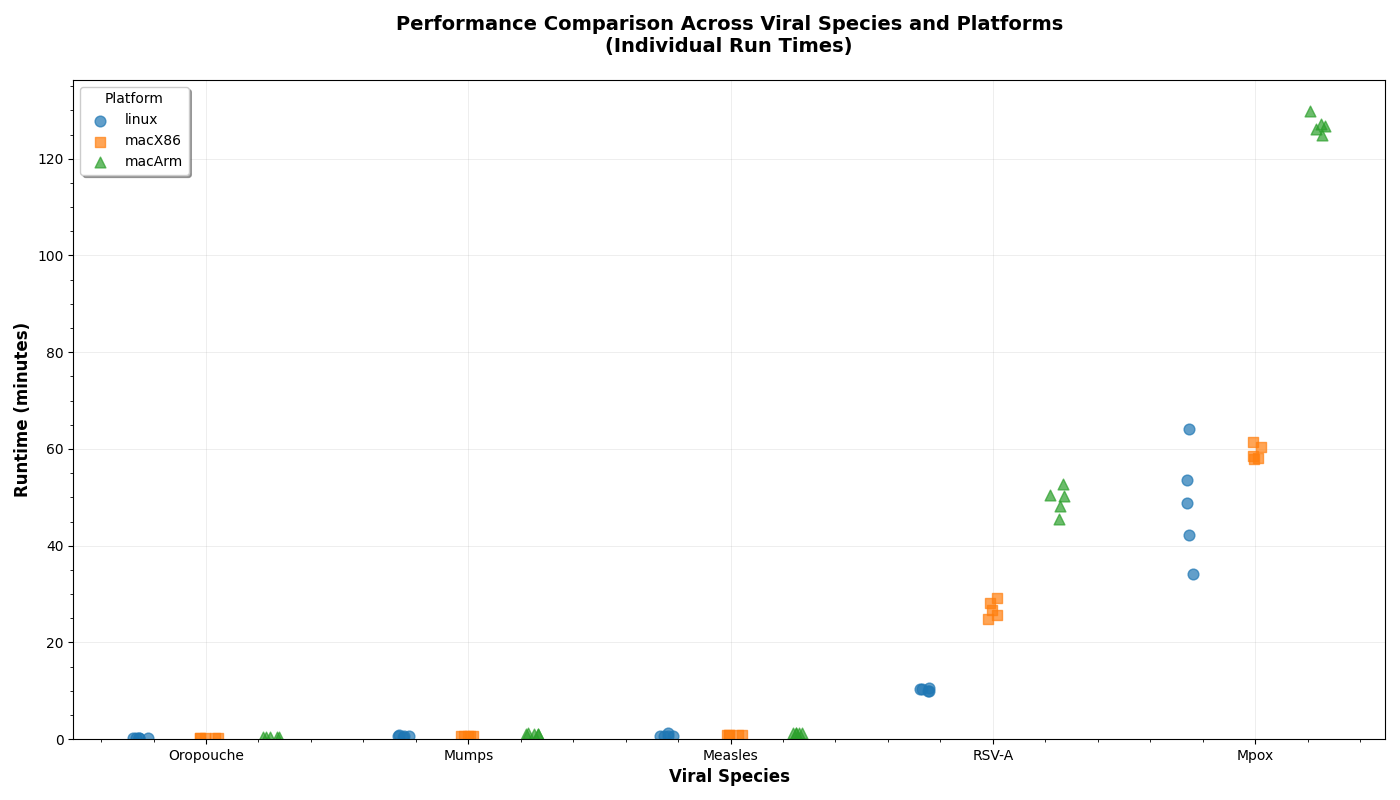

The script that saved this image:
import matplotlib.pyplot as plt
import pandas as pd
import numpy as np
from io import StringIO
import re


def time_to_minutes(time_str):
    """Convert time string like '1m23.456s' to minutes as float"""
    # Remove 's' at the end and split by 'm'
    time_str = time_str.rstrip('s')
    if 'm' in time_str:
        parts = time_str.split('m')
        minutes = float(parts[0])
        seconds = float(parts[1]) if parts[1] else 0
    else:
        # Just seconds
        minutes = 0
        seconds = float(time_str)
    return minutes + seconds / 60.0

# Read the data
df = pd.read_csv("run_time.tsv", sep='\t')

# Convert time columns to minutes
virus_columns = df.columns[2:].array.tolist()
for col in virus_columns:
    df[col + '_minutes'] = df[col].apply(time_to_minutes)

# Reshape data for plotting
plot_data = []
for _, row in df.iterrows():
    for virus in virus_columns:
        plot_data.append({
            'platform': row['platform'],
            'virus': virus,
            'run': row['i'],
            'time_minutes': row[virus + '_minutes']
        })

plot_df = pd.DataFrame(plot_data)

# Create the plot
fig, ax = plt.subplots(figsize=(14, 8))

# Define colors for each platform
platform_colors = {
    'linux': '#1f77b4',      # blue
    'macX86': '#ff7f0e',     # orange  
    'macArm': '#2ca02c'      # green
}

# Define markers for each platform
platform_markers = {
    'linux': 'o',
    'macX86': 's', 
    'macArm': '^'
}

# Create x-axis positions.  Reorder viruses in order of speed
viruses = ['oropouche_m', 'mumps', 'measles', 'RSV-A', 'mpox']
platforms = ['linux', 'macX86', 'macArm']

# Width for grouping platforms within each virus
platform_width = 1 / (len(platforms) + 1)
virus_positions = np.arange(len(viruses))

# Plot points for each platform-virus combination
for i, platform in enumerate(platforms):
    platform_data = plot_df[plot_df['platform'] == platform]
    
    for j, virus in enumerate(viruses):
        virus_data = platform_data[platform_data['virus'] == virus]
        
        # X position: virus position + platform offset
        x_pos = virus_positions[j] + (i - 1) * platform_width
        
        # Plot individual run points with some jitter for visibility
        x_jitter = np.random.normal(0, 0.02, len(virus_data))  # small random offset
        ax.scatter(
            [x_pos] * len(virus_data) + x_jitter,
            virus_data['time_minutes'],
            color=platform_colors[platform],
            marker=platform_markers[platform],
            s=60,
            alpha=0.7,
            label=platform if j == 0 else ""  # Only label once per platform
        )

# Customize the plot
ax.set_xlabel('Viral Species', fontsize=12, fontweight='bold')
ax.set_ylabel('Runtime (minutes)', fontsize=12, fontweight='bold')
ax.set_title('Performance Comparison Across Viral Species and Platforms\n(Individual Run Times)', 
             fontsize=14, fontweight='bold', pad=20)

# Set x-axis labels and positions
virus_labels = ['Oropouche', 'Mumps', 'Measles', 'RSV-A', 'Mpox']
ax.set_xticks(virus_positions)
ax.set_xticklabels(virus_labels)

# Add legend
ax.legend(title='Platform', loc='upper left', frameon=True, fancybox=True, shadow=True)

# Add grid for better readability
ax.grid(True, alpha=0.3, linestyle='-', linewidth=0.5)
ax.set_axisbelow(True)

# Set y-axis to start from 0 for better comparison
ax.set_ylim(bottom=0, top=plot_df['time_minutes'].max() * 1.05)

# Add minor ticks for better precision reading
ax.minorticks_on()

# Adjust layout to prevent label cutoff
plt.tight_layout()

# Save the figure as a PNG file
plt.savefig("timing_plot.png")

# Show the plot
plt.show()

# Print some summary statistics
print("\nSummary Statistics:")
print("=" * 50)
for platform in platforms:
    print(f"\n{platform.upper()}:")
    platform_data = plot_df[plot_df['platform'] == platform]
    for virus in viruses:
        virus_data = platform_data[platform_data['virus'] == virus]['time_minutes']
        print(f"  {virus:12s}: {virus_data.min():.2f}m, {virus_data.median():.2f}m, {virus_data.max():.2f}m")